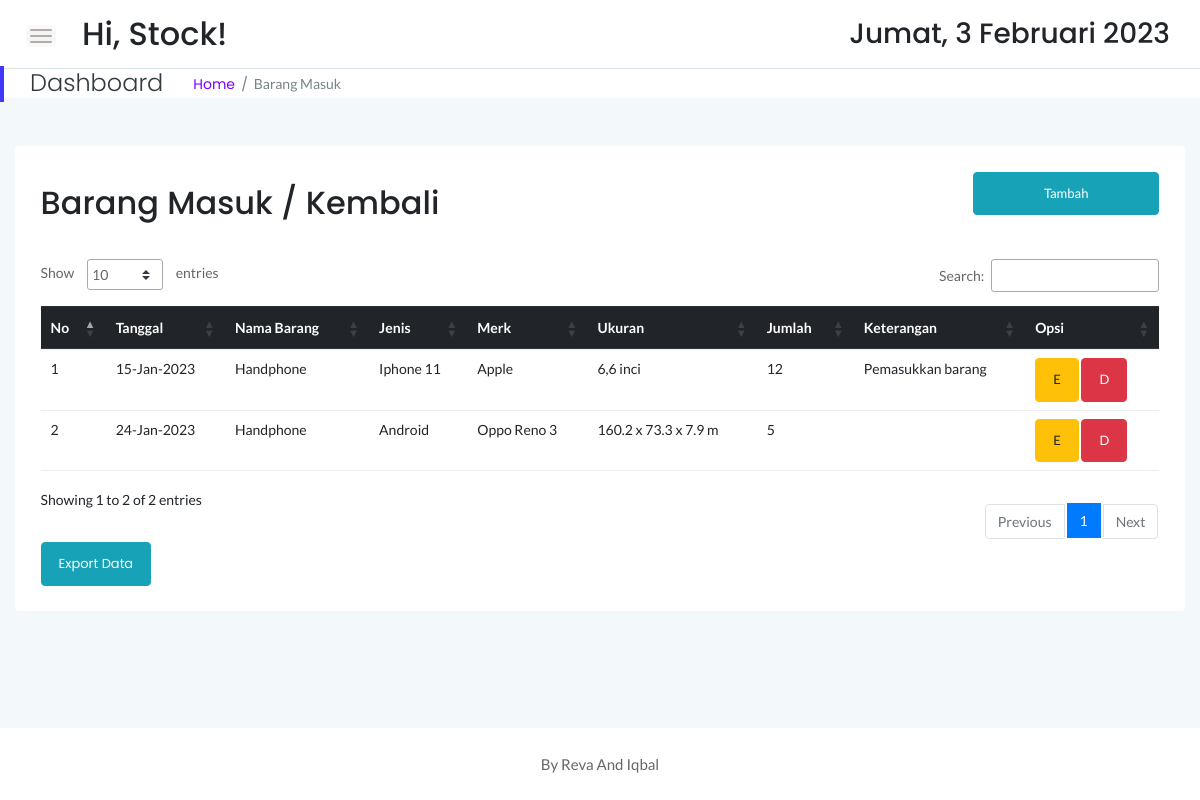
/stock/masuk.php (signed in), run on the app's committed database.
### tables this page shows
CREATE TABLE `sbrg_masuk` (
  `id` int(11) NOT NULL,
  `idx` int(11) NOT NULL,
  `tgl` date NOT NULL,
  `jumlah` int(11) NOT NULL,
  `keterangan` text NOT NULL
);

CREATE TABLE `sstock_brg` (
  `idx` int(11) NOT NULL,
  `nama` varchar(55) NOT NULL,
  `jenis` varchar(30) NOT NULL,
  `merk` varchar(40) NOT NULL,
  `ukuran` varchar(20) NOT NULL,
  `stock` int(12) NOT NULL,
  `satuan` varchar(10) NOT NULL,
  `lokasi` varchar(55) NOT NULL
);

### stock/masuk.php (the view, shortened to what this page needs)
<!doctype html>
<html class="no-js" lang="en">
<?php
    include '../dbconnect.php';
	?>
<head>
    <link rel="stylesheet" href="assets/css/bootstrap.min.css">
    <link rel="stylesheet" href="assets/css/font-awesome.min.css">
    <link rel="stylesheet" href="assets/css/themify-icons.css">
    <link rel="stylesheet" href="assets/css/metisMenu.css">
    <link rel="stylesheet" href="assets/css/owl.carousel.min.css">
    <link rel="stylesheet" href="assets/css/slicknav.min.css">
    <link rel="stylesheet" href="https://www.amcharts.com/lib/3/plugins/export/export.css" type="text/css" media="all" />
	<link rel="stylesheet" type="text/css" href="https://cdn.datatables.net/1.10.19/css/jquery.dataTables.min.css">
    <link rel="stylesheet" type="text/css" href="https://cdn.datatables.net/1.10.19/css/jquery.dataTables.css">
    <link rel="stylesheet" type="text/css" href="https://cdn.datatables.net/1.10.18/css/dataTables.bootstrap4.min.css">
    <link rel="stylesheet" type="text/css" href="https://cdn.datatables.net/responsive/2.2.3/css/responsive.bootstrap.min.css">
    <link rel="stylesheet" type="text/css" href="https://cdn.datatables.net/responsive/2.2.3/css/responsive.jqueryui.min.css">
	<link rel="stylesheet" type="text/css" href="https://cdn.datatables.net/buttons/1.5.2/css/buttons.dataTables.min.css">
    <link rel="stylesheet" href="assets/css/typography.css">
    <link rel="stylesheet" href="assets/css/default-css.css">
    <link rel="stylesheet" href="assets/css/styles.css">
    <link rel="stylesheet" href="assets/css/responsive.css">
</head>
<body>
    <div class="page-container">
        <div class="main-content">
            <div class="header-area">
                <div class="row align-items-center">
                    <div class="col-md-6 col-sm-8 clearfix">
                        <div class="nav-btn pull-left">
                            <span></span>
                            <span></span>
                            <span></span>
                        </div>
                        <div class="search-box pull-left">
                            <form action="#">
                                <h2>Hi, <?=$_SESSION['user'];?>!</h2>
                            </form>
                        </div>
                    </div>
                    <div class="col-md-6 col-sm-4 clearfix">
                        <ul class="notification-area pull-right">
                            <li><h3><div class="date">
						</b></div></h3>
						</li>
                        </ul>
                    </div>
                </div>
            </div>
            <div class="page-title-area">
                <div class="row align-items-center">
                    <div class="col-sm-6">
                        <div class="breadcrumbs-area clearfix">
                            <h4 class="page-title pull-left">Dashboard</h4>
                            <ul class="breadcrumbs pull-left">
                                <li><a href="index.php">Home</a></li>
                                <li><span>Barang Masuk</span></li>
                            </ul>
                        </div>
                    </div>
                    <div class="col-sm-6 clearfix">
                    </div>
                </div>
            </div>
            <div class="main-content-inner">
                <div class="row mt-5 mb-5">
                    <div class="col-12">
                        <div class="card">
                            <div class="card-body">
                                <div class="d-sm-flex justify-content-between align-items-center">
									<h2>Barang Masuk / Kembali</h2>
									<button style="margin-bottom:20px" data-toggle="modal" data-target="#myModal" class="btn btn-info col-md-2"><span class="glyphicon glyphicon-plus"></span>Tambah</button>
                                </div>
                                <div class="market-status-table mt-4">
                                    <div class="table-responsive">
										 <table id="dataTable3" class="table table-hover"><thead class="thead-dark">
											<tr>
												<th>No</th>
												<th>Tanggal</th>
												<th>Nama Barang</th>
												<th>Jenis</th>
												<th>Merk</th>
												<th>Ukuran</th>
												<th>Jumlah</th>
												<th>Keterangan</th>
												<th>Opsi</th>
											</tr></thead><tbody>
											<?php
											$brg=mysqli_query($conn,"SELECT * from sbrg_masuk sb, sstock_brg st where st.idx=sb.idx order by sb.id DESC");
											$no=1;
											while($b=mysqli_fetch_array($brg)){
                                                $id = $b['id'];
												?>
												<tr>
													<td><?php echo $no++ ?></td>
													<td><?php $tanggals=$b['tgl']; echo date("d-M-Y", strtotime($tanggals)) ?></td>
													<td><?php echo $b['nama'] ?></td>
													<td><?php echo $b['jenis'] ?></td>
													<td><?php echo $b['merk'] ?></td>
													<td><?php echo $b['ukuran'] ?></td>
													<td><?php echo $b['jumlah'] ?></td>
													<td><?php echo $b['keterangan'] ?></td>
                                                    <td><button data-toggle="modal" data-target="#edit<?=$id;?>" class="btn btn-warning">E</button> <button data-toggle="modal" data-target="#del<?=$id;?>" class="btn btn-danger">D</button></td>
												</tr>
												<?php
											}
											?>
										</tbody>
										</table>
                                    </div>
									<a href="exportbrgmsk.php" target="_blank" class="btn btn-info">Export Data</a>
                                </div>
                            </div>
                        </div>
                    </div>
                </div>
            </div>
        </div>
        <footer>
            <div class="footer-area">
                <p>By Reva And Iqbal</p>
            </div>
        </footer>
    </div>
</body>
</html>

### stock/assets/css/styles.css (style rules this page uses)
.page-container { width: 100%; height: 100%; min-height: 100vh; padding-left: 280px; -webkit-transition: padding-left 0.3s ease 0s; transition: padding-left 0.3s ease 0s; }
.card { border: none; border-radius: 4px; background-color: #fff; -webkit-transition: all 0.3s ease 0s; transition: all 0.3s ease 0s; }
.card-body { padding: 25.6px; padding: 1.6rem; }
.main-content { width: 100%; background: #F3F8FB; }
.main-content-inner { padding: 0 30px 50px; }
.header-area { padding: 15px 30px; background: #fff; border-bottom: 1px solid #d8e3e7; }
.nav-btn { margin-right: 30px; margin-top: 10px; cursor: pointer; }
.nav-btn span { display: block; width: 22px; height: 2px; background: #b3aaaa; margin: 4px 0; border-radius: 15px; -webkit-transition: all 0.3s ease 0s; transition: all 0.3s ease 0s; box-shadow: 0 0 0 4px rgba(99, 96, 96, 0.03); }
.search-box form { position: relative; }
.notification-area { -webkit-user-select: none; -moz-user-select: none; -ms-user-select: none; user-select: none; position: relative; z-index: 1; }
.notification-area li { display: inline-block; margin-left: 20px; cursor: pointer; -webkit-user-select: none; -moz-user-select: none; -ms-user-select: none; user-select: none; }
.page-title-area { padding: 0 30px; background: #fff; position: relative; }
.page-title-area:before { content: ''; position: absolute; left: 0; top: 50%; width: 4px; height: 36px; background: var(--primary-color); -webkit-transform: translateY(-50%); transform: translateY(-50%); }
.page-title { font-size: 24px; font-weight: 300; color: #313b3d; letter-spacing: 0; margin-right: 30px; }
ul.breadcrumbs { margin-top: 4px; }
.breadcrumbs li { display: inline-block; }
.breadcrumbs li a, .breadcrumbs li span { display: block; font-size: 14px; font-weight: 400; color: #7801ff; letter-spacing: 0; margin-right: 16px; position: relative; }
.breadcrumbs li a:before { content: '/'; color: #768387; position: absolute; right: -13px; top: 0; }
.breadcrumbs li span { margin-right: 0; color: #768387; text-transform: capitalize; }
.market-status-table { overflow: hidden; }
.footer-area { text-align: center; padding: 23px 0 19px; background: #fff; }
.footer-area p { color: #676666; margin-bottom: 0; }
.btn { padding: 11px 17px; font-size: 13px; letter-spacing: 0; }
table tr th { border-bottom: none; }
table tr th, table tr td { border-top: 1px solid rgba(120, 130, 140, 0.13) !important; }
table.dataTable.no-footer { border-bottom: 1px solid rgba(120, 130, 140, 0.13) !important; }
table.dataTable thead th, table.dataTable thead td { border-bottom-color: transparent; }

### stock/assets/css/responsive.css (style rules this page uses)
@media (min-width: 1200px) and (max-width: 1364px) { .main-content-inner { padding: 0 15px 50px; } }
@media (min-width: 1200px) and (max-width: 1364px) { .page-container, .sbar_collapsed.page-container { padding-left: 0; } }

### data on the page
sbrg_masuk: tgl "15-Jan-2023", sstock_brg.nama "Handphone", sstock_brg.jenis "Iphone 11", sstock_brg.merk "Apple", sstock_brg.ukuran "6,6 inci", jumlah "12", keterangan "Pemasukkan barang"
sbrg_masuk: tgl "24-Jan-2023", sstock_brg.nama "Handphone", sstock_brg.jenis "Android", sstock_brg.merk "Oppo Reno 3", sstock_brg.ukuran "160.2 x 73.3 x 7.9 m", jumlah "5"

### other printed values
$_SESSION['user'] "Stock"
